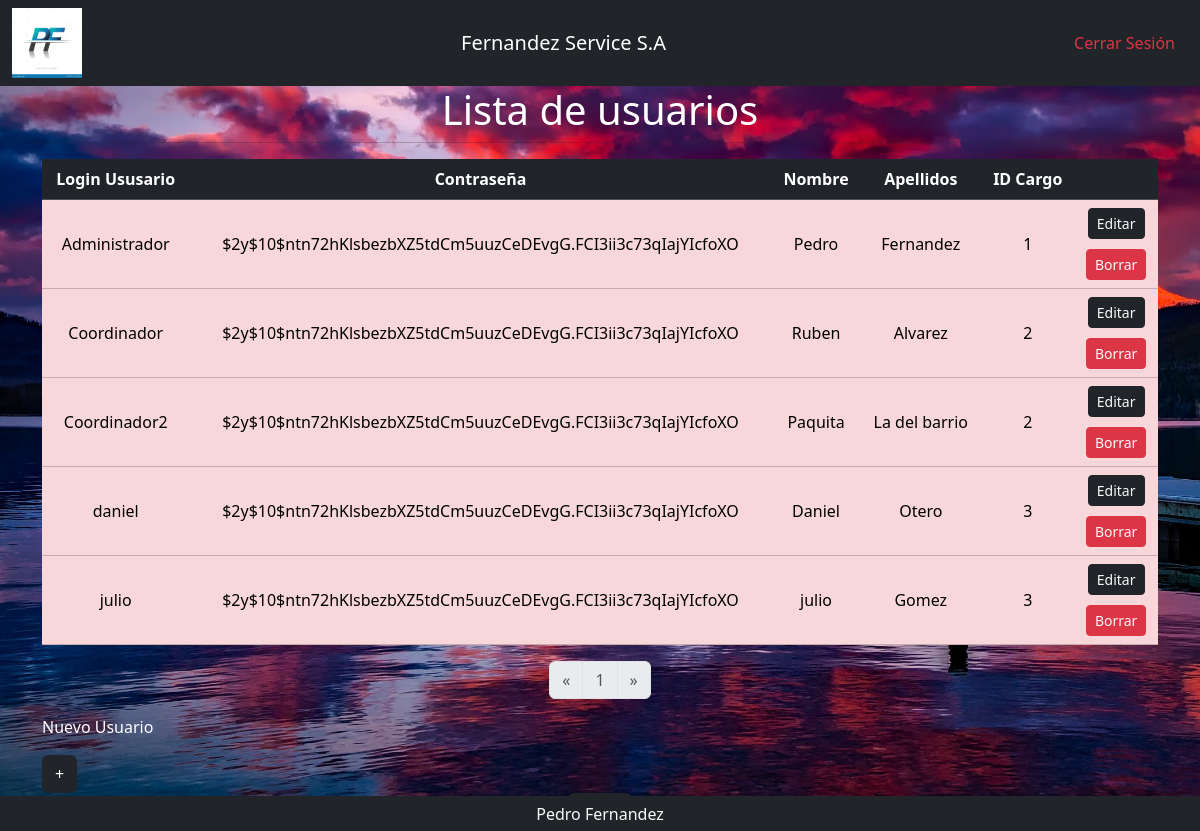
Screenshot of /tablas/tablaUsuarios.php (signed in) with the database file from the repository.
### tables this page shows
create table if not exists usuarios (
    nombreUsuario varchar (50) primary key,
    contraseña varchar (255) not null,
    nombre varchar (50),
    apellidos varchar (50),
    idCargo int
);

### tablas/tablaUsuarios.php (the view, shortened to what this page needs)
<?php
    include('../plantillas/encabezadoTablas.php');
    include('../modelo/funciones.php');
    $productosPorPagina = 5;
    if (isset($_GET['pagina'])){
        $pagina = $_GET['pagina'];
    } else {
        $pagina =1;
    }
    $sql = "SELECT * FROM usuarios ORDER BY idCargo LIMIT " .(($pagina - 1)* $productosPorPagina).",".$productosPorPagina;
    $resultado=$conexion->query($sql);
    $sql= "SELECT count(*) as numero_l FROM usuarios ";
    $resulMaximo=$conexion->query($sql);
    $maximoElementos=$resulMaximo->fetch(PDO::FETCH_ASSOC)['numero_l'];
?>
 <div class="container">
        <div class="row">
            <h1 style="color: white; "align="center">Lista de usuarios</h1><hr>
            <div class="col-12">
                <table class="table">
                    <thead>
                        <tr class="table-dark" style="text-align:center">
                            <th>Login Ususario</th>
                            <th>Contraseña</th>
                            <th>Nombre</th>
                            <th>Apellidos</th>
                            <th>ID Cargo</th>
                            <th></th>
                        </tr>
                    </thead>
                    <tbody>
                        <?php
                        if ($resultado->rowCount() > 0){
                            while ($fila=$resultado->fetch(PDO::FETCH_ASSOC)){
                                echo '<tr style="text-align:center">';
                                echo '<td class="table-danger center-table-danger">'.$fila['nombreUsuario'].'</td>';
                                echo '<td class="table-danger center-table-danger">'.$fila['contraseña'].'</td>';
                                echo '<td class="table-danger center-table-danger">'.$fila['nombre'].'</td>';
                                echo '<td class="table-danger center-table-danger">'.$fila['apellidos'].'</td>';
                                echo '<td class="table-danger center-table-danger">'.$fila['idCargo'].'</td>';
                                echo '<td class="table-danger">';
                                echo '<form action="../detalles/detallesUsuarios.php" method="POST">';
                                echo '<button type="submit" class="btn btn-dark btn-sm text-light">Editar</button>';
                                echo '</form>';
                                echo '<form action="../eliminar/eliminarUsuarios.php" method="POST">';
                                echo '<button type="submit" class="btn btn-danger btn-sm text-light" style="margin-top: 10px;">Borrar</button>';
                                echo '</form>';
                                echo '</td>';
                                echo '</tr>';
                            }
                        }
                        ?>
                    </tbody>
                </table>
                <?php
                echo '<nav aria-label="Page navigation example">';
                echo '<ul class="pagination" style="justify-content: center;">';
                if (isset($_GET['pagina'])){
                        if ($_GET['pagina'] > 1) {
                            echo '<li class="page-item">
                                    <a class="page-link" href="tablaUsuarios.php?pagina='. ($_GET['pagina'] - 1) .'" arial-label="Previous>
                                        <span aria-hidden="true">&laquo;</span>
                                    </a></li>';
                        } else {
                            echo '<li class="page-item disabled">
                            <a class="page-link" href="tablaUsuarios.php?pagina='. ($_GET['pagina'] - 1) .'" arial-label="Previous><<
                                <span aria-hidden="true">&laquo;</span>
                            </a></li>';
                        }
                    } else {
                        echo '<li class="page-item disabled">
                            <a class="page-link" href="tablaUsuarios.php?pagina='. ($_GET['pagina'] - 1) .'" arial-label="Previous><<
                                <span aria-hidden="true">&laquo;</span>
                            </a></li>';
                    }
                      $cantidadPaginas=ceil($maximoElementos/5);
                      for ($i=1; $i <=$cantidadPaginas; $i++){
                        if ($_GET['pagina'] == $i) {
                            echo '<li class="page-item disabled"><a class="page-link" href="tablaUsuarios.php?pagina='.$i.'">'.$i.'</a></li>';
                        } else {
                            echo '<li class="page-item"><a class="page-link" href="tablaUsuarios.php?pagina='.$i.'">'.$i.'</a></li>';;
                        }
                      }
                        if (isset($_GET['pagina'])){
                        if ((($_GET['pagina']) * $productosPorPagina) < $maximoElementos) {
                            echo '<li class="page-item">
                                    <a class="page-link" href="tablaUsuarios.php?pagina='. ($_GET['pagina'] + 1) .'" aria-label="Next">
                                        <span aria-hidden="true">&raquo;</span>
                                    </a></li>';
                        } else {
                            echo '<li class="page-item disabled">
                            <a class="page-link" href="tablaUsuarios.php?pagina='. ($_GET['pagina'] + 1) .'" aria-label="Next">
                                <span aria-hidden="true">&raquo;</span>
                            </a></li>';
                        }
                        echo '</ul>';
                        echo '</nav>';
                        } else {
                            echo '<li class="page-item">
                                    <a class="page-link" href="tablaUsuarios.php?pagina='. ($_GET['pagina'] + 1) .'" aria-label="Next">
                                        <span aria-hidden="true">&raquo;</span>
                                    </a></li>';
                        }
                    ?>
                <div class="col-4">
                        <p style="color: white;">Nuevo Usuario</p>
                        <button type="button" class="btn btn-dark" data-bs-toggle="modal" data-bs-target="#UsuariosModal">+</button>
                </div>
            </div>
        </div>
        <div class="row">
            <div class="col-12 text-center">
                <button type="button" class="btn btn-dark" onclick="location.href='../indexAdministrador.php'">Atras</button>
            </div>
        </div>
</div>
<?php
    include('../plantillas/pie.php');
?>

### plantillas/encabezadoTablas.php (style rules this page uses)
body { background-image: url('../imagenes/fondo.jpg'); background-size: cover; background-attachment: fixed; }
.center-table-danger { text-align: center; vertical-align: middle; }

### rows the page displays
usuarios: nombreUsuario "Administrador", contraseña "$2y$10$ntn72hKlsbezbXZ5tdCm5uuzCeDEvgG.FCI3ii3c73qIajYIcfoXO", nombre "Pedro", apellidos "Fernandez", idCargo "1"
usuarios: nombreUsuario "Coordinador", contraseña "$2y$10$ntn72hKlsbezbXZ5tdCm5uuzCeDEvgG.FCI3ii3c73qIajYIcfoXO", nombre "Ruben", apellidos "Alvarez", idCargo "2"
usuarios: nombreUsuario "Coordinador2", contraseña "$2y$10$ntn72hKlsbezbXZ5tdCm5uuzCeDEvgG.FCI3ii3c73qIajYIcfoXO", nombre "Paquita", apellidos "La del barrio", idCargo "2"
usuarios: nombreUsuario "daniel", contraseña "$2y$10$ntn72hKlsbezbXZ5tdCm5uuzCeDEvgG.FCI3ii3c73qIajYIcfoXO", nombre "Daniel", apellidos "Otero", idCargo "3"
usuarios: nombreUsuario "julio", contraseña "$2y$10$ntn72hKlsbezbXZ5tdCm5uuzCeDEvgG.FCI3ii3c73qIajYIcfoXO", nombre "julio", apellidos "Gomez", idCargo "3"
